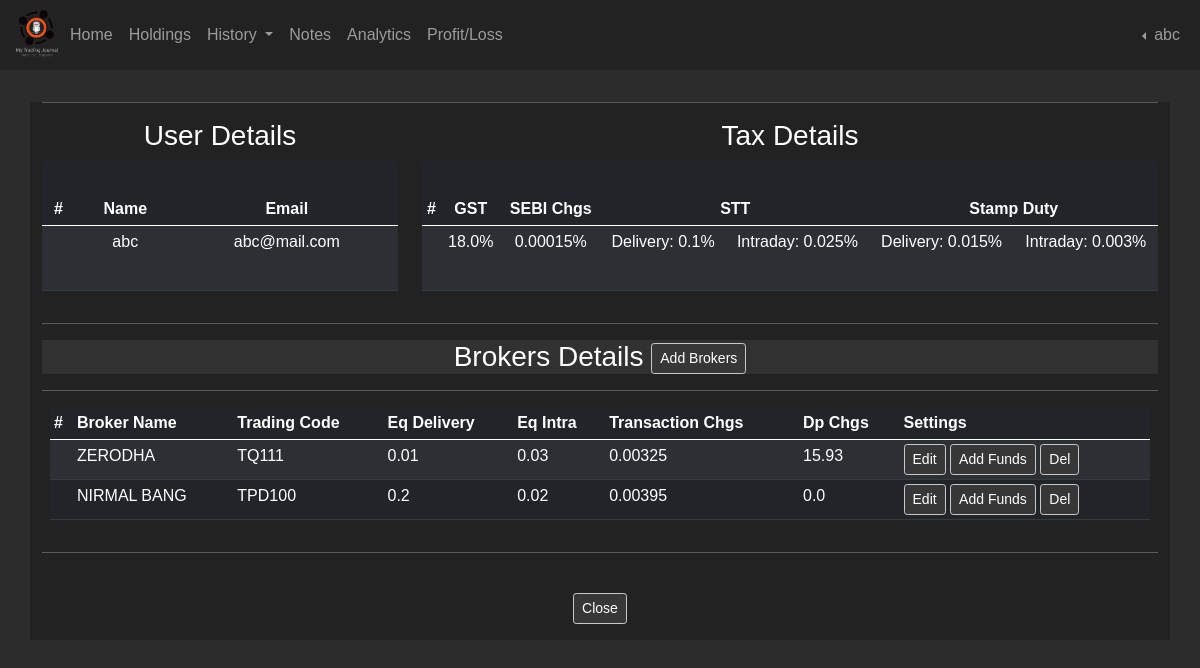
The app's page /settings (signed in) with its own data.
### applications/models.py (models this page shows, shortened)
class Users(db.Model, UserMixin):
    __tablename__ = "users"
    id = db.Column(db.Integer(), primary_key=True)
    date = db.Column(db.DateTime, server_default=db.func.now(), nullable=False)
    username = db.Column(db.String(45), unique=True, nullable=False)
    email = db.Column(db.String(45), unique=True, nullable=False)
    hash_password = db.Column(db.String(60), nullable=False)
    last_logged = db.Column(db.DateTime, server_default=db.func.now(), server_onupdate=db.func.now(), nullable=False)
    scripts = db.relationship('Transactions', backref='owner_id', lazy=True)
    brokers = db.relationship('Brokers', backref="user_brokers", lazy=True)
    research = db.relationship('Research', backref="user_research", lazy=True)
    funds = db.relationship('Funds', backref="user_funds", lazy=True)
    @property
    def password(self):
        return self.password

class Taxes(db.Model):
    __tablename__ = "taxes"
    id = db.Column(db.Integer(), primary_key=True, nullable=False)
    stt_delivery = db.Column(db.Float(), nullable=False)
    stt_intraday = db.Column(db.Float(), nullable=False)
    gst = db.Column(db.Float(), nullable=False)
    sebi_chgs = db.Column(db.Float(), nullable=False)
    stamp_duty_delivery = db.Column(db.Float(), nullable=False)
    stamp_duty_intraday = db.Column(db.Float(), nullable=False)

class Brokers(db.Model):
    __tablename__ = "brokers"
    id = db.Column(db.Integer(), primary_key=True)
    user_id = db.Column(db.Integer(), db.ForeignKey('users.id', ondelete='CASCADE'))
    name = db.Column(db.String(length=45), nullable=False)
    trading_code = db.Column(db.String(length=45), nullable=False)
    type = db.Column(db.Boolean())
    equity_delivery = db.Column(db.Float(), nullable=False)
    equity_intraday = db.Column(db.Float(), nullable=False)
    transaction_chgs = db.Column(db.Float())
    dp_chgs = db.Column(db.Float())

### applications/routers/settings_route.py (the view, shortened to what this page needs)
@app.route('/settings', methods=['GET', 'POST'])
@login_required
def settings_page():
    users = Users.query.filter_by(id=current_user.id)
    taxes = Taxes.query.all()
    broker_query = Brokers.query.filter_by(user_id=current_user.id)
    broker_data = Brokers.query.filter(Brokers.user_id == current_user.id).all()
    add_funds_form = AddFunds()
    update_form = UpdateForm()
    brokers_id = request.form.get('brokers_id')
    return render_template('/settings.html', broker_query=broker_query, update_form=update_form, users=users, taxes=taxes, broker_data=broker_data, add_funds_form=add_funds_form)

### applications/models.py (called while the page is built)
@login_manager.user_loader
def load_user(user_id):
    return Users.query.get(int(user_id))

### applications/templates/settings.html (shortened to what this page needs)
{% extends 'layout.html' %}
{% block content %}
<div class="container form_bg">
    <hr>
    <div class="row text-center">
        <div class="col-4">
            <h3 class="text-center">User Details</h3>
            {% for user in users %}
                <table class="table table-dark table-striped table-sm">
                    <thead style="height: 65px">
                        <tr>
                            <th>#</th>
                            <th>Name</th>
                            <th>Email</th>
                        </tr>
                    </thead>
                    <tbody style="height: 65px">
                        <tr>
                            <td></td>
                            <td>{{ user.username }}</td>
                            <td>{{ user.email }}</td>
                        </tr>
                    </tbody>
                </table>
            {% endfor %}
        </div>
        <div class="col-8">
            <h3 class="text-center">Tax Details</h3>
            {% for tax in taxes %}
            <table class="table table-dark table-striped table-sm">
                <thead style="height: 65px">
                    <tr>
                        <th>#</th>
                        <th>GST</th>
                        <th>SEBI Chgs</th>
                        <th colspan="2">STT</th>
                        <th colspan="2">Stamp Duty</th>
                    </tr>
                </thead>
                <tbody style="height: 65px">
                    <tr>
                        <td></td>
                        <td>{{ tax.gst }}&#37;</td>
                        <td>{{ tax.sebi_chgs }}&#37;</td>
                        <td>Delivery: {{ tax.stt_delivery }}&#37;</td>
                        <td>Intraday: {{ tax.stt_intraday }}&#37;</td>
                        <td>Delivery: {{ tax.stamp_duty_delivery }}&#37;</td>
                        <td>Intraday: {{ tax.stamp_duty_intraday }}&#37;</td>
                    </tr>
                </tbody>
            </table>
        {% endfor %}
        </div>
    </div>
    <hr>
    <div class="strips">
        <h3 class="text-center bg-secodary">Brokers Details <a class="btn btn-secondary btn-sm" href="{{ url_for('add_brokers_page') }}">Add Brokers</a></h3>
    </div>
    <hr>
    <div class="row mx-2">
        <table class="table table-dark table-striped table-sm">
            <thead>
                <tr>
                    <th class="scope">#</th>
                    <th class="scope">Broker Name</th>
                    <th class="scope">Trading Code</th>
                    <th class="scope">Eq Delivery</th>
                    <th class="scope">Eq Intra</th>
                    <th class="scope">Transaction Chgs</th>
                    <th class="scope">Dp Chgs</th>
                    <th class="scope">Settings</th>
                </tr>
            </thead>
                <tbody>
                    <form method="POST" class="form-register">
                        {% for brokers in broker_query %}
                        {% set outer_loop = loop %}
                        {% for item in broker_data %}
                        {% if outer_loop.index0 == loop.index0 %}
                            <tr class="row_numbering">
                                <td></td>
                                <td>{{ brokers.name }}</td>
                                <td>{{ brokers.trading_code }}</td>
                                <td>{{ brokers.equity_delivery }}</td>
                                <td>{{ brokers.equity_intraday }}</td>
                                <td>{{ brokers.transaction_chgs }}</td>
                                <td>{{ brokers.dp_chgs }}</td>
                                <td>
                                    <button type="button" class="btn btn-outline-warning btn-sm" data-bs-toggle="modal" data-bs-target="#staticBackdrop-{{ brokers.id }}">
                                        Edit
                                    </button>
                                    <button type="button" class="btn btn-outline-secodary btn-sm" data-bs-toggle="modal" data-bs-target="#addFunds-{{ item.id }}">
                                        Add Funds
                                    </button>
                                    <button type="button" class="btn btn-outline-danger btn-sm" onClick="location.href='/delete_broker/{{brokers.id}}'">
                                        Del
                                    </button>
                                </td>
                            </tr>
                            {% endif %}
                            {% endfor %}
                        {% endfor %}
                    </form>
                </tbody>
        </table>
    </div>
    <hr>
    <br>
    <div class="footer text-center">
        <a class="btn btn-secondary btn-sm mb-3" href="{{ url_for('home_page') }}">Close</a>
    </div>
</div>
{% endblock content %}

### applications/templates/layout.html (shortened to what this page needs)
<!doctype html>
<html lang="en">
  <head>
    <link href="https://cdn.jsdelivr.net/npm/bootstrap@5.0.2/dist/css/bootstrap.min.css" rel="stylesheet">
    <link href="{{ url_for('static', filename='style.css')}}" rel="stylesheet" type="text/css">
  </head>
  <body>
    <nav class="navbar navbar-expand-lg navbar-dark">
        <div class="container-fluid">
          <img class='mb-1' src="{{ url_for('static', filename='images/new_version_logo.png') }}" width=50 alt="Website Logo">
          {% if current_user.is_authenticated %}
          <div class="collapse navbar-collapse" id="navbarSupportedContent">
            <ul class="navbar-nav me-auto mb-2 mb-lg-0">
              <li class="nav-item">
                <a class="nav-link" href="{{ url_for('home_page') }}">Home</a>
              </li>
              <li class="nav-item">
                <a class="nav-link" href="{{ url_for('holdings_page') }}">Holdings</a>
              </li>
              <li class="nav-item dropdown dropdown">
                <a class="nav-link dropdown-toggle" href="#" id="navbarDropdown" role="button" data-bs-toggle="dropdown" aria-expanded="false mx-50">
                  History
                </a>
              </li>
              <li class="nav-item">
                <a class="nav-link" href="{{ url_for('notes_page') }}">Notes</a>
              </li>
              <li class="nav-item">
                <a class="nav-link" href="{{ url_for('analytics_page') }}">Analytics</a>
              </li>
              <li class="nav-item">
                <a class="nav-link" href="{{ url_for('profit_loss_page') }}">Profit/Loss</a>
              </li>
            </ul>
              <div class="d-flex navbar-nav">
                <li class="nav-item dropdown dropstart">
                  <a class="nav-link dropdown-toggle" href="#" id="navbarDropdown" role="button" data-bs-toggle="dropdown" aria-expanded="false mx-50">
                    {{ current_user.username }}
                  </a>
                </li>
              </div>
            {% endif %}
          </div>
        </div>
    </nav>
    <div class="row">
      <div class="col-4"></div>
      <div class="col-4"></div>
    </div>
    {% block content %}
    {% endblock content %}
  </body>
</html>

### applications/static/style.css (style rules this page uses)
body { margin: 0; background-color: #2c2c2c; color: white; font-family: sans-serif; }
nav, .form_bg, .modal-content { background-color: #222222; color: white; }
.btn, .btn-secondary { background-color: #373737; color: white; border-color: rgb(201, 201, 201); }
.strips { background-color: #9b9b9b20; color: white; }

### records on screen
Users: username "abc", email "abc@mail.com"
Taxes: gst "18.0", sebi_chgs "0.00015", stt_delivery "0.1", stt_intraday "0.025", stamp_duty_delivery "0.015", stamp_duty_intraday "0.003"
Brokers: name "ZERODHA", trading_code "TQ111", equity_delivery "0.01", equity_intraday "0.03", transaction_chgs "0.00325", dp_chgs "15.93"
Brokers: name "NIRMAL BANG", trading_code "TPD100", equity_delivery "0.2", equity_intraday "0.02", transaction_chgs "0.00395", dp_chgs "0.0"
